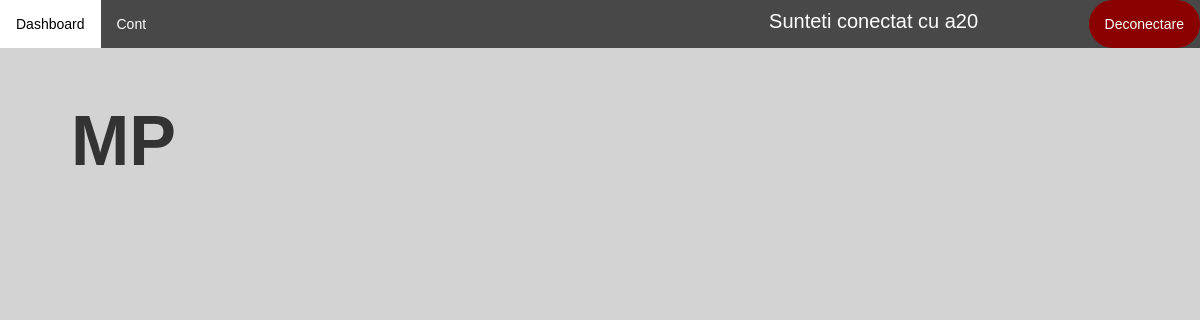
Before: /disciplina-student/18/note/ (signed in) with the older database file.
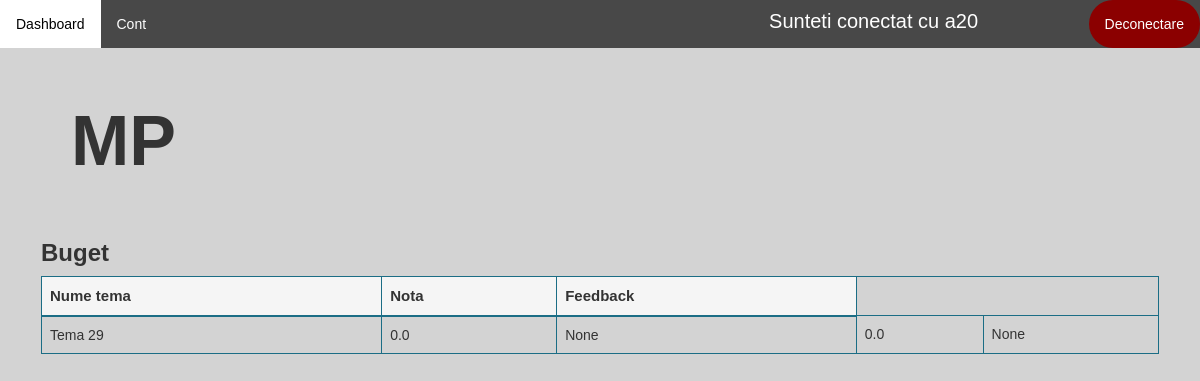
After: the same page with the newer database file.
### application/models.py (models this page shows)
class Proiect(models.Model):
    id = models.AutoField(primary_key=True)
    nume = models.CharField(max_length=100, unique=False)
    data_inregistrare = models.DateField(auto_now_add=True)
    data_intermediara = models.DateField(default=None)
    data_finalizare = models.DateField()
    profesor = models.ForeignKey(Profesor, on_delete=models.CASCADE)
    disciplina = models.ForeignKey(Disciplina, on_delete=models.CASCADE, null=True)
    document = models.CharField(max_length=100, null=True)
    nr_persoane = models.IntegerField(null=True)
    cale = models.CharField(max_length=100, default=None)
    distribuire_teme = models.BooleanField(default=False)

class Tema(models.Model):
    id = models.AutoField(primary_key=True)
    nume = models.CharField(max_length=100, unique=False)
    descriere = models.CharField(max_length=500, null=True)
    proiect = models.ForeignKey(Proiect, on_delete=models.CASCADE, unique=False)

class Incarcare(models.Model):
    id = models.AutoField(primary_key=True)
    student = models.ForeignKey(Student, on_delete=models.CASCADE)
    tema = models.ForeignKey(Tema, on_delete=models.CASCADE)
    data_incarcare = models.DateField(null=True, unique=False)
    tip = models.CharField(max_length=20, null=True)
    document = models.CharField(max_length=100, null=True, unique=False)
    nota = models.FloatField(default=0)
    feedback = models.CharField(max_length=500, null=True)

### application/decorators.py (the view)
        def wrapper_func(request, *args, **kwargs):
            user_groups = list()
            for group in request.user.groups.all():
                user_groups.append(group.name)
            if allowed_roles[0] in user_groups:
                return view_func(request, *args, **kwargs)
            else:
                return redirect('dashboard')

### application/functions.py (called while the page is built)
def get_user_info(request):
    user = request.user
    user_groups = [group.name for group in user.groups.all()]
    if 'admin' in user_groups:
        user_type = 'admin'
    elif 'studenti' in user_groups:
        user_type = 'student'
    elif 'secretariat' in user_groups:
        user_type = 'secretar'
    else:
        user_type = 'profesor'
    out = {'user': user,
           'user_groups': user_groups,
           'user_type': user_type
           }
    return out

def create_context(request=None, extract_user_info=True):
    if extract_user_info and not request:
        raise ValueError("request must be set if extract_user_info is True")
    out = {}
    if extract_user_info:
        out.update(get_user_info(request))
    return out

### application/templates/application/student/note.html (shortened to what this page needs)
{% extends 'application/dashboard.html' %}
{% load static %}
{% block article %}
        <h1 style="font-size: 70px; padding: 30px"><b>{{ disciplina.nume }}</b></h1><br>
        <div class="table-wrapper-scroll-y custom-scrollbar" style="margin-top:-20px;">
        {% for proiect in proiecte %}
            <table class="table table-bordered" id="myTable" style="border-color: #1b6d85">
                <h3><b>{{ proiect.nume }}</b></h3>
                <thead style="background-color: whitesmoke; border-color: #1b6d85; font-size: 15px">
                <tr  style="border-color: #1b6d85">
                    <th  style="border-color: #1b6d85">Nume tema</th>
                    <th  style="border-color: #1b6d85">Nota</th>
                    <th  style="border-color: #1b6d85">Feedback</th>
                </tr>
                </thead>
                <tbody>
                {% for tema in teme %}
                    {% if tema.proiect == proiect %}
                        <tr class="tr">
                            <td  style="border-color: #1b6d85">{{ tema.nume }}</td>
                            {% for incarcare in incarcari %}
                                {% if incarcare.tema == tema %}
                                    <td  style="border-color: #1b6d85">{{ incarcare.nota }}</td>
                                    <td  style="border-color: #1b6d85">{{ incarcare.feedback }}</td>
                                {% endif %}
                            {% endfor %}
                        </tr>
                    {% endif %}
                {% endfor %}
                </tbody>
            </table>
        {% endfor %}
        </div>
{% endblock %}

### application/templates/application/main_layout_application.html (shortened to what this page needs)
{% extends 'main_layout.html' %}
{% load static %}
{% block header %}
    <link rel="stylesheet" href="{% static 'application/css/main_layout_application.css' %}">
        <ul class="topnav">
            <li><a href="{% url 'dashboard' %}">Dashboard</a></li>
            <li><a href="{% url 'account' %}">Cont</a>
            <li style="padding: 7px; color: white; font-size: 20px; margin-left: 600px">Sunteti conectat cu {{ request.user.username }}</li>
            <li class="right"><a class="logout" href="{% url 'logout' %}">Deconectare</a></li>
        </ul>
{% endblock %}

Changed rows visible on the page:
added Proiect: nume "Buget"
added Tema: nume "Tema 29"
added Incarcare: nota "0.0", feedback "None"
added Incarcare: nota "0.0", feedback "None"
